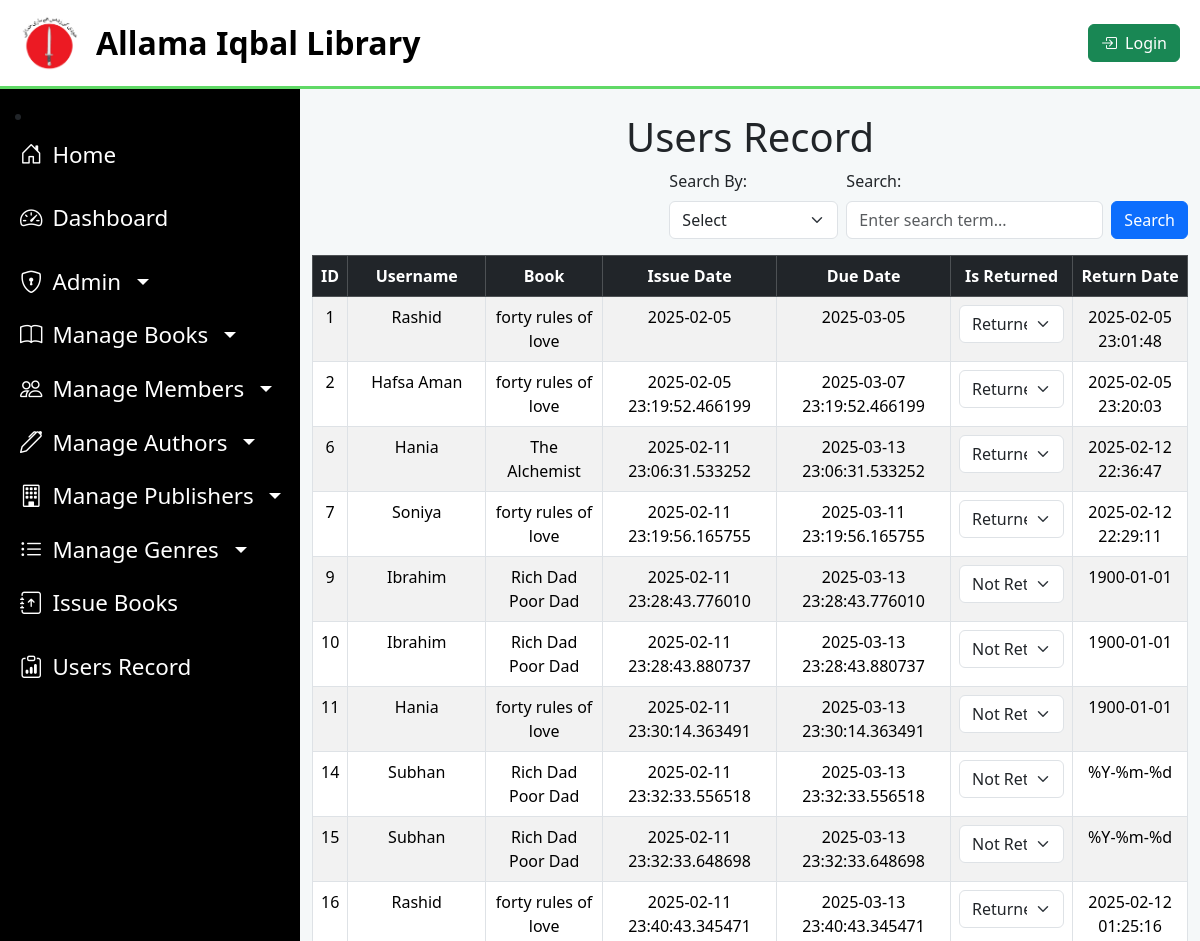
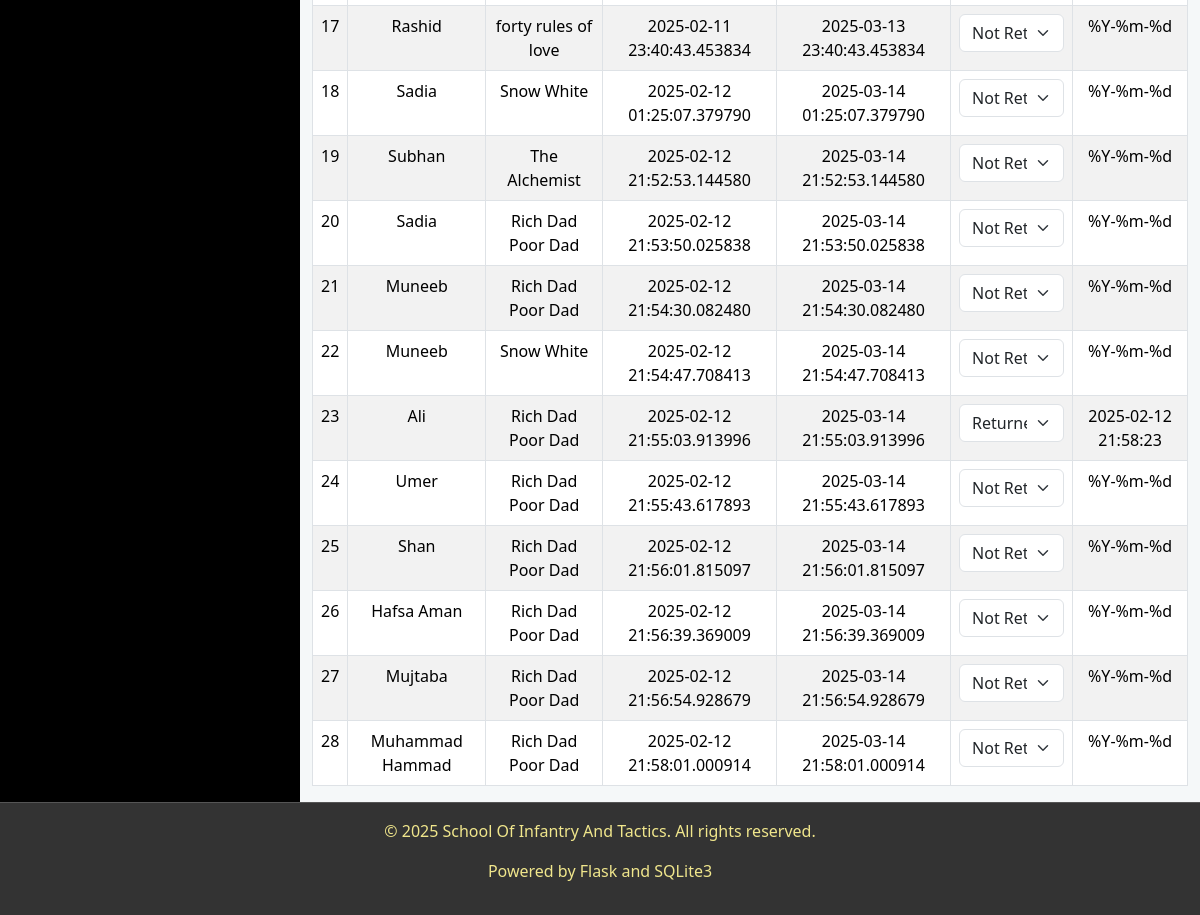
Screenshot of /view_users_record with the database file from the repository (2 pictures, top to bottom).
### tables this page shows
CREATE TABLE users_record(
                  users_record_id INTEGER PRIMARY KEY AUTOINCREMENT,
                  issue_date DATE NOT NULL DEFAULT CURRENT_TIMESTAMP,
                  return_date DATE NOT NULL,
                  due_date DATE NOT NULL,
                  is_returned BOOLEAN NOT NULL DEFAULT 0,   --- 0 = Not Returned, 1 = Returned
                  book_id INTEGER NOT NULL,
                  user_id INTEGER NOT NULL,
                  FOREIGN KEY (book_id) REFERENCES books(book_id),
                  FOREIGN KEY (user_id) REFERENCES users(user_id)
          );

CREATE TABLE "users"(
        user_id INTEGER PRIMARY KEY AUTOINCREMENT,
                username TEXT NOT NULL,
                pa_pss_number TEXT UNIQUE NOT NULL CHECK(pa_pss_number LIKE 'PA%' OR pa_pss_number LIKE 'PSS%'),
                 email_id TEXT NOT NULL,
                 phone_number TEXT NOT NULL,
                address TEXT NOT NULL,
                is_active BOOLEAN NOT NULL DEFAULT 1,
                date_activated DATE NOT NULL DEFAULT CURRENT_TIMESTAMP,
                is_deleted BOOLEAN DEFAULT 0
 );

CREATE TABLE "books"(
            book_id INTEGER PRIMARY KEY AUTOINCREMENT,
            title TEXT NOT NULL,
            isbn TEXT NOT NULL,
            edition TEXT  NOT NULL,
            copies_total INTEGER NOT NULL,
            copies_available INTEGER NOT NULL,
            shelf_number INTEGER NOT NULL,
            status TEXT NOT NULL DEFAULT 'available',
            published_year INTEGER NOT NULL,
            author_id INTEGER NOT NULL,
            publisher_id INTEGER NOT NULL,
            FOREIGN KEY (author_id) REFERENCES authors(author_id) ON DELETE CASCADE,
            FOREIGN KEY (publisher_id) REFERENCES publishers(publisher_id) ON DELETE CASCADE                
);

### app.py (the view)
@app.route("/view_users_record", methods=['GET'])
def view_users_record():
    conn = get_db_connection()
    cursor = conn.cursor()
    search_query = request.args.get('search', '')  # Get search term
    try:
        if search_query:
         cursor.execute("""
                        SELECT users_record.users_record_id, users_record.issue_date, users_record.return_date, users_record.due_date,users_record.is_returned,
                        books.title, users.username
                        FROM users_record
                        JOIN
                        books ON books.book_id=users_record.book_id
                        JOIN
                        users ON users.user_id=users_record.user_id
                        WHERE users.username LIKE ? OR users.pa_pss_number LIKE ? OR books.title LIKE ? """, ( '%' + search_query + '%', '%' + search_query + '%', '%' + search_query + '%'))
        else:
            cursor.execute(""" SELECT users_record.users_record_id, users_record.issue_date, users_record.return_date, users_record.due_date, users_record.is_returned,
                       books.title, users.username
                      FROM users_record
                     JOIN books books ON books.book_id = users_record.book_id
                     JOIN users ON users.user_id = users_record.user_id
                       """)
        view_users_record = cursor.fetchall()
        return render_template('view_users_record.html', view_users_record=view_users_record)
    except sqlite3.Error as e:
        flash(f"Database error: {e}", 'danger')
        return redirect("/view_users_record")  # Redirect back to the records page
    finally:
        conn.close()

### helper.py (called while the page is built)
def get_db_connection():
    try:
        conn = sqlite3.connect('library.db')
        conn.row_factory = sqlite3.Row  # Enables accessing rows like dictionaries
        return conn
    except sqlite3.Error as e:
        return None

### templates/view_users_record.html (shortened to what this page needs)
{% extends "layout.html" %}
{% block content %}
<h1 class="text-center">Users Record</h1>
<form action="/view_users_record" method="GET" class="d-flex justify-content-end mb-3">
    <div class="me-2">
        <label for="search_type" class="form-label">Search By:</label>
        <select id="search_type" name="search_type" class="form-select">
            <option value="" {% if request.args.get('search_type') == '' %}selected{% endif %}>Select</option>
        </select>
    </div>
    <div class="me-2">
        <label for="search" class="form-label">Search:</label>
        <input type="text" id="search" name="search" class="form-control" placeholder="Enter search term..." value="{{ request.args.get('search', '') }}">
    </div>
    <div class="align-self-end">
        <button type="submit" class="btn btn-primary">Search</button>
    </div>
</form>
<table class="table table-striped table-bordered text-center">
    <thead class="table-dark">
        <tr>
            <th>ID</th>
            <th>Username</th>
            <th>Book</th>
            <th>Issue Date</th>
            <th>Due Date</th>
            <th>Is Returned</th>
            <th>Return Date</th>
        </tr>
    </thead>
    <tbody>
        {% for view_user_record in view_users_record %}
        <tr>
            <td>{{ view_user_record.users_record_id }}</td>
            <td>{{ view_user_record.username }}</td>
            <td>{{ view_user_record.title }}</td>
            <td>{{ view_user_record.issue_date }}</td>
            <td>{{ view_user_record.due_date }}</td>
            <td>
                <form action="{{ url_for('return_book', users_record_id=view_user_record.users_record_id) }}" method="POST">
                    <select name="is_returned" class="form-select" onchange="this.form.submit()">
                        <option value="0" {% if view_user_record.is_returned == 0 %}selected{% endif %}>Not Returned</option>
                        <option value="1" {% if view_user_record.is_returned == 1 %}selected{% endif %}>Returned</option>
                    </select>
                </form>
            </td>
            <td>{{ view_user_record.return_date }}</td>
        </tr>
        {% endfor %}
    </tbody>
</table>
{% endblock %}

### templates/layout.html (style rules this page uses)
body { display: flex; flex-direction: column; min-height: 100vh; background-color: #f5f8f9; }

### rows the page displays
users_record: users_record_id "1", username "Rashid", title "forty rules of love", issue_date "2025-02-05", due_date "2025-03-05", is_returned "Returned", return_date "2025-02-05 23:01:48"
users_record: users_record_id "2", username "Hafsa Aman", title "forty rules of love", issue_date "2025-02-05 23:19:52.466199", due_date "2025-03-07 23:19:52.466199", is_returned "Returned", return_date "2025-02-05 23:20:03"
users_record: users_record_id "6", username "Hania", title "The Alchemist", issue_date "2025-02-11 23:06:31.533252", due_date "2025-03-13 23:06:31.533252", is_returned "Returned", return_date "2025-02-12 22:36:47"
users_record: users_record_id "7", username "Soniya", title "forty rules of love", issue_date "2025-02-11 23:19:56.165755", due_date "2025-03-11 23:19:56.165755", is_returned "Returned", return_date "2025-02-12 22:29:11"
users_record: users_record_id "9", username "Ibrahim", title "Rich Dad Poor Dad", issue_date "2025-02-11 23:28:43.776010", due_date "2025-03-13 23:28:43.776010", is_returned "Not Returned", return_date "1900-01-01"
users_record: users_record_id "10", username "Ibrahim", title "Rich Dad Poor Dad", issue_date "2025-02-11 23:28:43.880737", due_date "2025-03-13 23:28:43.880737", is_returned "Not Returned", return_date "1900-01-01"
users_record: users_record_id "11", username "Hania", title "forty rules of love", issue_date "2025-02-11 23:30:14.363491", due_date "2025-03-13 23:30:14.363491", is_returned "Not Returned", return_date "1900-01-01"
users_record: users_record_id "14", username "Subhan", title "Rich Dad Poor Dad", issue_date "2025-02-11 23:32:33.556518", due_date "2025-03-13 23:32:33.556518", is_returned "Not Returned", return_date "%Y-%m-%d"
users_record: users_record_id "15", username "Subhan", title "Rich Dad Poor Dad", issue_date "2025-02-11 23:32:33.648698", due_date "2025-03-13 23:32:33.648698", is_returned "Not Returned", return_date "%Y-%m-%d"
users_record: users_record_id "16", username "Rashid", title "forty rules of love", issue_date "2025-02-11 23:40:43.345471", due_date "2025-03-13 23:40:43.345471", is_returned "Returned", return_date "2025-02-12 01:25:16"
users_record: users_record_id "17", username "Rashid", title "forty rules of love", issue_date "2025-02-11 23:40:43.453834", due_date "2025-03-13 23:40:43.453834", is_returned "Not Returned", return_date "%Y-%m-%d"
users_record: users_record_id "18", username "Sadia", title "Snow White", issue_date "2025-02-12 01:25:07.379790", due_date "2025-03-14 01:25:07.379790", is_returned "Not Returned", return_date "%Y-%m-%d"
users_record: users_record_id "19", username "Subhan", title "The Alchemist", issue_date "2025-02-12 21:52:53.144580", due_date "2025-03-14 21:52:53.144580", is_returned "Not Returned", return_date "%Y-%m-%d"
users_record: users_record_id "20", username "Sadia", title "Rich Dad Poor Dad", issue_date "2025-02-12 21:53:50.025838", due_date "2025-03-14 21:53:50.025838", is_returned "Not Returned", return_date "%Y-%m-%d"
users_record: users_record_id "21", username "Muneeb", title "Rich Dad Poor Dad", issue_date "2025-02-12 21:54:30.082480", due_date "2025-03-14 21:54:30.082480", is_returned "Not Returned", return_date "%Y-%m-%d"
users_record: users_record_id "22", username "Muneeb", title "Snow White", issue_date "2025-02-12 21:54:47.708413", due_date "2025-03-14 21:54:47.708413", is_returned "Not Returned", return_date "%Y-%m-%d"
users_record: users_record_id "23", username "Ali", title "Rich Dad Poor Dad", issue_date "2025-02-12 21:55:03.913996", due_date "2025-03-14 21:55:03.913996", is_returned "Returned", return_date "2025-02-12 21:58:23"
users_record: users_record_id "24", username "Umer", title "Rich Dad Poor Dad", issue_date "2025-02-12 21:55:43.617893", due_date "2025-03-14 21:55:43.617893", is_returned "Not Returned", return_date "%Y-%m-%d"
users_record: users_record_id "25", username "Shan", title "Rich Dad Poor Dad", issue_date "2025-02-12 21:56:01.815097", due_date "2025-03-14 21:56:01.815097", is_returned "Not Returned", return_date "%Y-%m-%d"
users_record: users_record_id "26", username "Hafsa Aman", title "Rich Dad Poor Dad", issue_date "2025-02-12 21:56:39.369009", due_date "2025-03-14 21:56:39.369009", is_returned "Not Returned", return_date "%Y-%m-%d"
users_record: users_record_id "27", username "Mujtaba", title "Rich Dad Poor Dad", issue_date "2025-02-12 21:56:54.928679", due_date "2025-03-14 21:56:54.928679", is_returned "Not Returned", return_date "%Y-%m-%d"
users_record: users_record_id "28", username "Muhammad Hammad", title "Rich Dad Poor Dad", issue_date "2025-02-12 21:58:01.000914", due_date "2025-03-14 21:58:01.000914", is_returned "Not Returned", return_date "%Y-%m-%d"
